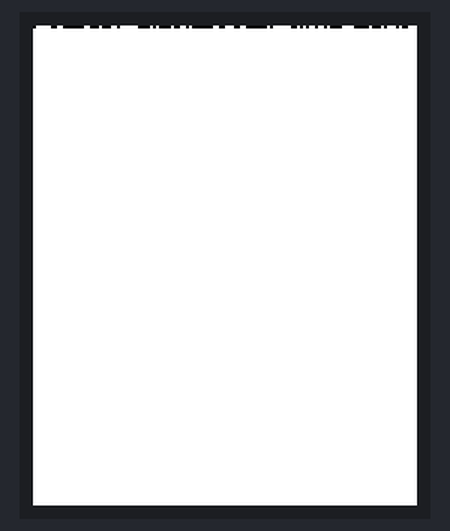
The sketch below on a simulated Arduino Uno, built with avr-gcc and run on an emulated ATmega328P. On the bench: 128×160 colour display. Random numbers use the default seed unless the sketch sets one.

Above: at 0.7 s.
At 5.3 s:
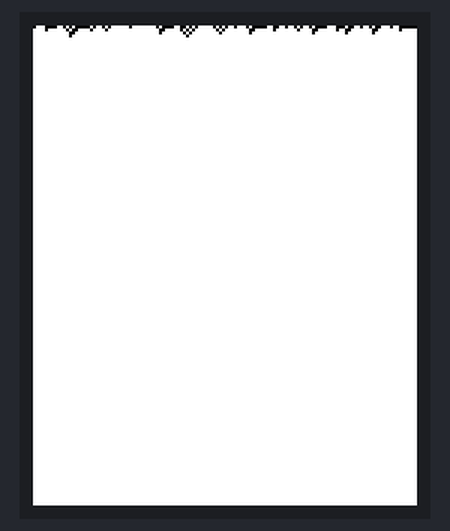
At 9.9 s:
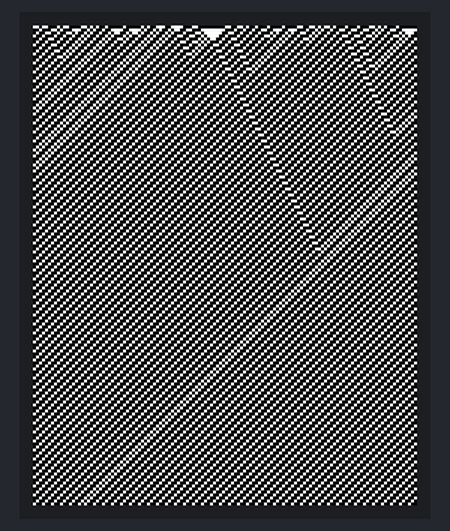
At 19.0 s:
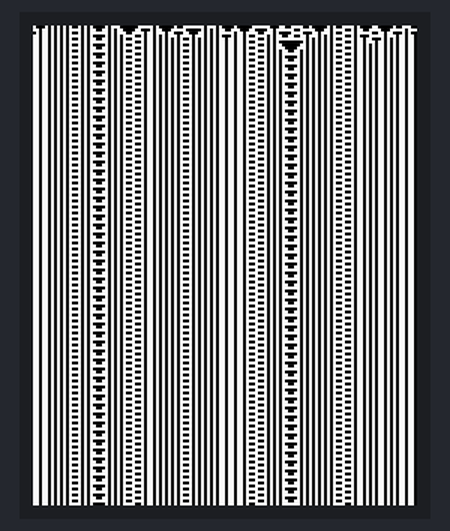
At 28.2 s:
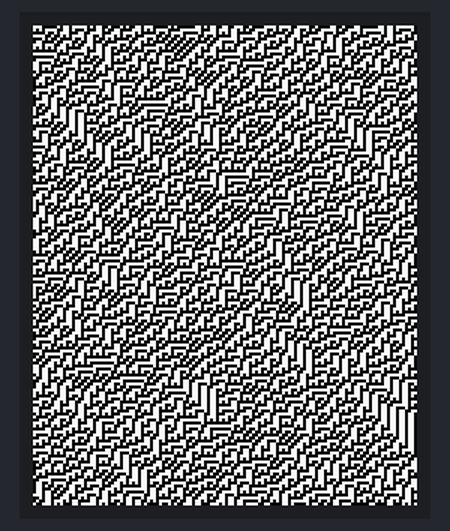
At 37.4 s:
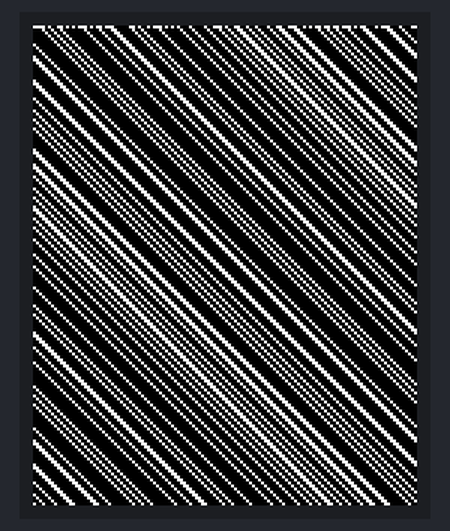

Measured:
- what the display in image 1 shows lasts 1.6 s, from 5.2 s to 6.8 s

The sketch:

eca.ino
```cpp
#include <Adafruit_GFX.h>
#include <Adafruit_ST7735.h>
#include <SPI.h>

#define cs   10
#define dc   8
#define rst  -1

Adafruit_ST7735 tft = Adafruit_ST7735(cs, dc, rst);

#define H 160
#define L 128
#define S 11
#define COL0 ST7735_WHITE
#define COL1 ST7735_BLACK

int M[2][L];
int rule;

int val2col(int v) {
   if (v==0) return COL0;
   else return COL1;
}

void setup(void) {
  //Serial.begin(9600);
  tft.initR(INITR_REDTAB);
  randomSeed(analogRead(0));
}


void loop() {
  int curr, next;
  tft.fillScreen(COL1);

  rule = random(256);
  // Serial.println(rule);
  tft.setTextColor(ST7735_RED);
  tft.setCursor(0,153);
  tft.print(rule);
  curr = 0;
  for (int i=0; i<L; ++i) {
    M[curr][i] = random(2);
    tft.drawPixel(i,0,val2col(M[curr][i]));
  }
  for (int j=1; j<H; ++j) {
    for (int i=0; i<L; ++i) {
      next = (curr+1)%2;
      M[next][i] = (rule>>(4*(M[curr][(i+L-1)%L])+2*(M[curr][i])+(M[curr][(i+1)%L])))&1;
      tft.drawPixel(i,j,val2col(M[next][i]));
    }
    curr = next;
  }

  delay(1000);
}
```
